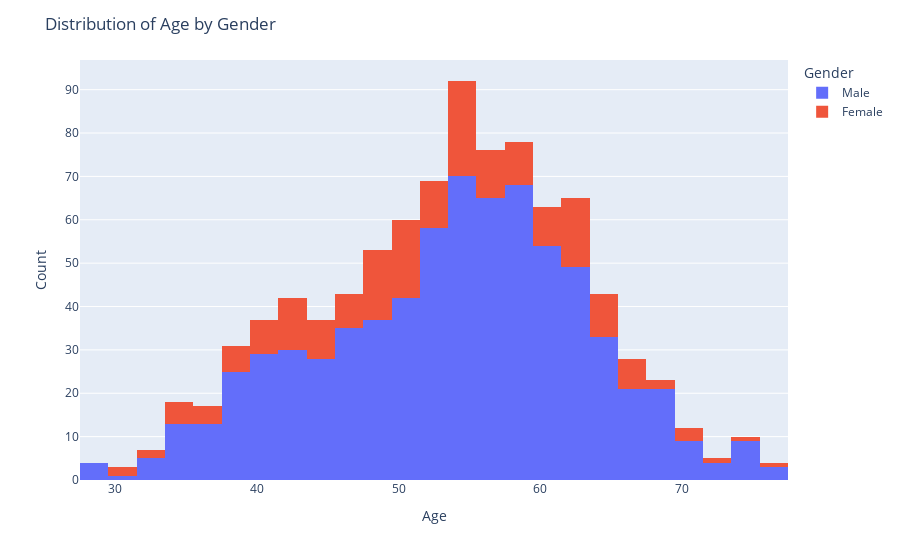

The notebook cell saved with this chart:
### Markdown cell above
1. **Mean Age (53.51)**: The average age of the individuals in the dataset.
2. **Median Age (54.0)**: The middle age when all ages are sorted in order.
3. **Mode Age (54)**: The most frequently occurring age in the dataset.

### Code cell
# Plot the Histogram using plotly and coloring this by sex
fig = px.histogram(df, x='age', color='sex', nbins=30)
fig.update_layout(title='Distribution of Age by Gender', xaxis_title='Age', yaxis_title='Count', legend_title='Gender')
fig.show()

### Figure 1 — Plotly figure (JSON) as saved in the notebook; plotly's stock layout.template omitted (floating-point values rounded to 4 significant figures; data arrays with more than 128 entries replaced by an {"elided": "..."} marker saying what was removed)
{"data": [{"alignmentgroup": "True", "bingroup": "x", "hovertemplate": "sex=Male<br>age=%{x}<br>count=%{y}<extra></extra>", "legendgroup": "Male", "marker": {"color": "#636efa", "pattern": {"shape": ""}}, "name": "Male", "nbinsx": 30, "offsetgroup": "Male", "orientation": "v", "showlegend": true, "type": "histogram", "x": {"elided": "726 int values"}, "xaxis": "x", "yaxis": "y"}, {"alignmentgroup": "True", "bingroup": "x", "hovertemplate": "sex=Female<br>age=%{x}<br>count=%{y}<extra></extra>", "legendgroup": "Female", "marker": {"color": "#EF553B", "pattern": {"shape": ""}}, "name": "Female", "nbinsx": 30, "offsetgroup": "Female", "orientation": "v", "showlegend": true, "type": "histogram", "x": {"elided": "194 int values"}, "xaxis": "x", "yaxis": "y"}], "layout": {"barmode": "relative", "legend": {"title": {"text": "Gender"}, "tracegroupgap": 0}, "margin": {"t": 60}, "title": {"text": "Distribution of Age by Gender"}, "xaxis": {"anchor": "y", "domain": [0, 1], "title": {"text": "Age"}}, "yaxis": {"anchor": "x", "domain": [0, 1], "title": {"text": "Count"}}}}
